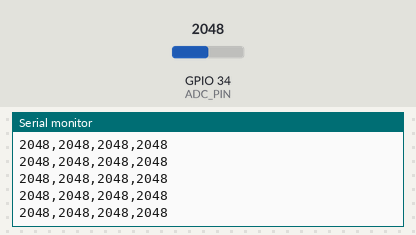
Bench run of a sketch on a simulated ESP32. Shown: the last lines printed to the serial monitor. Inputs (shaded band) come from the test bench; at power-on: GPIO 34 (ADC_PIN) = 2048.

Above: at 1.2 s.
1.3 s: GPIO 34 (ADC_PIN) set to 2866
At 2.0 s:
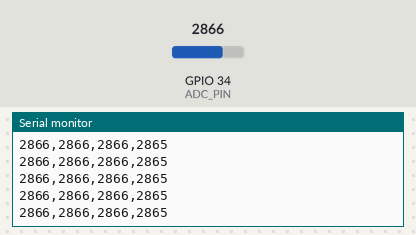
2.8 s: GPIO 34 (ADC_PIN) set to 3603
At 3.3 s:
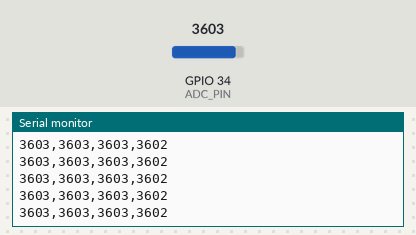
Timing chart, 0 to 5.8 s (numbered marks = the images above; inputs shaded):
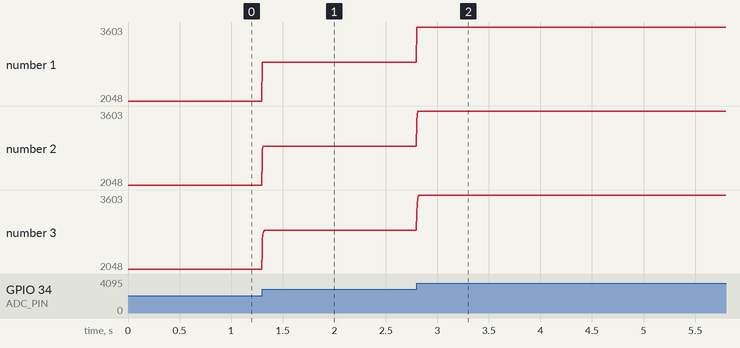

Measured:
- after the input at 1.3 s, the serial monitor: prints a new line at once (image 1)
- after the input at 2.8 s, the serial monitor: prints a new line at once (image 2)
- plotted number 1: 2048 → 2866 after the input at 1.3 s, 2866 → 3603 after the input at 2.8 s
- plotted number 2: 2048 → 2866 after the input at 1.3 s, 2866 → 3603 after the input at 2.8 s
- plotted number 3: 2048 → 2866 after the input at 1.3 s, 2866 → 3603 after the input at 2.8 s

The sketch:

ecg_step4_simple_iir.ino
```cpp
// ============================================================
//  5주차 디지털필터(시간영역) 실습
//  Step 4 — Simple IIR Low-pass 필터 (교재 슬라이드 24)
// ------------------------------------------------------------
//  규칙 : y[n] = α · y[n-1] + (1-α) · x[n]
//         이전 출력을 α만큼, 새 입력을 (1-α)만큼 섞음 (재귀)
//  차이 : 배열이 아니라 변수 하나(이전 출력)만 기억하면 된다
//
//     α     특징              -3dB 차단   시정수
//    0.3   빠르지만 덜 부드러움   55.2Hz     3.3ms
//    0.5   중간                 28.8Hz     5.8ms
//    0.7   부드럽고 조금 늦음     14.3Hz    11.2ms
//
//  출력 : "Raw,A03,A05,A07"  (α 3개를 동시에 계산) → python/plot_step4_iir.py
//
//  직접 해보기 (슬라이드 27) :
//     응용 A — 목표 지연(예: 10ms)을 먼저 정하고 위 표에서 α를 역으로 고른다
//     응용 B — Median → IIR 직렬 연결  → ecg_step4b_median_iir.ino
// ============================================================

const int ADC_PIN = 34;   // GPIO34 (ADC1)

const float ALPHA_A03 = 0.3f;
const float ALPHA_A05 = 0.5f;
const float ALPHA_A07 = 0.7f;

// ※ y1 처럼 짧게 쓰면 <math.h>의 y1() 함수와 이름이 겹쳐 컴파일 오류가 날 수 있다
float iir_y_a03 = 0;      // 각 α의 이전 출력
float iir_y_a05 = 0;
float iir_y_a07 = 0;
bool  iir_ready = false;

// 세 α의 계산 방식은 같고 계수만 다르므로 공통 계산을 함수 하나로 뽑아 세 번 호출
float iir_step(float y_prev, float alpha, int x) {
  return alpha * y_prev + (1.0f - alpha) * x;   // 1.0f: ESP32 float 연산기 활용
}

void setup() {
  Serial.begin(115200);
}

void loop() {
  static unsigned long next = micros();
  if ((long)(micros() - next) >= 0) {
    next += 4000;                        // 250Hz
    int raw = analogRead(ADC_PIN);

    if (!iir_ready) {                    // 첫 입력으로 시작
      iir_y_a03 = raw;
      iir_y_a05 = raw;
      iir_y_a07 = raw;
      iir_ready = true;
    }

    iir_y_a03 = iir_step(iir_y_a03, ALPHA_A03, raw);
    iir_y_a05 = iir_step(iir_y_a05, ALPHA_A05, raw);
    iir_y_a07 = iir_step(iir_y_a07, ALPHA_A07, raw);

    Serial.print(raw);
    Serial.print(",");
    Serial.print((int)iir_y_a03);  Serial.print(",");
    Serial.print((int)iir_y_a05);  Serial.print(",");
    Serial.println((int)iir_y_a07);
  }
}
```
